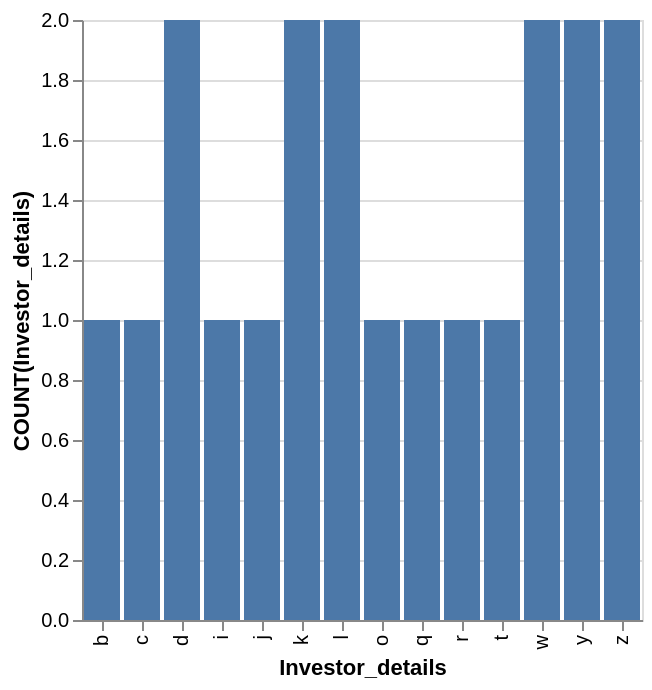

Source (Vega-Lite JSON):
### Vega-Lite specification from a JSON file in a GitHub repository (floating-point values rounded to 4 significant figures)
{"data": {"values": [{"x_data": "b", "y_data": 1}, {"x_data": "c", "y_data": 1}, {"x_data": "d", "y_data": 2}, {"x_data": "i", "y_data": 1}, {"x_data": "j", "y_data": 1}, {"x_data": "k", "y_data": 2}, {"x_data": "l", "y_data": 2}, {"x_data": "o", "y_data": 1}, {"x_data": "q", "y_data": 1}, {"x_data": "r", "y_data": 1}, {"x_data": "t", "y_data": 1}, {"x_data": "w", "y_data": 2}, {"x_data": "y", "y_data": 2}, {"x_data": "z", "y_data": 2}]}, "mark": "bar", "encoding": {"x": {"field": "x_data", "type": "nominal", "title": "Investor_details", "sort": "ascending"}, "y": {"field": "y_data", "type": "quantitative", "title": "COUNT(Investor_details)"}}}
